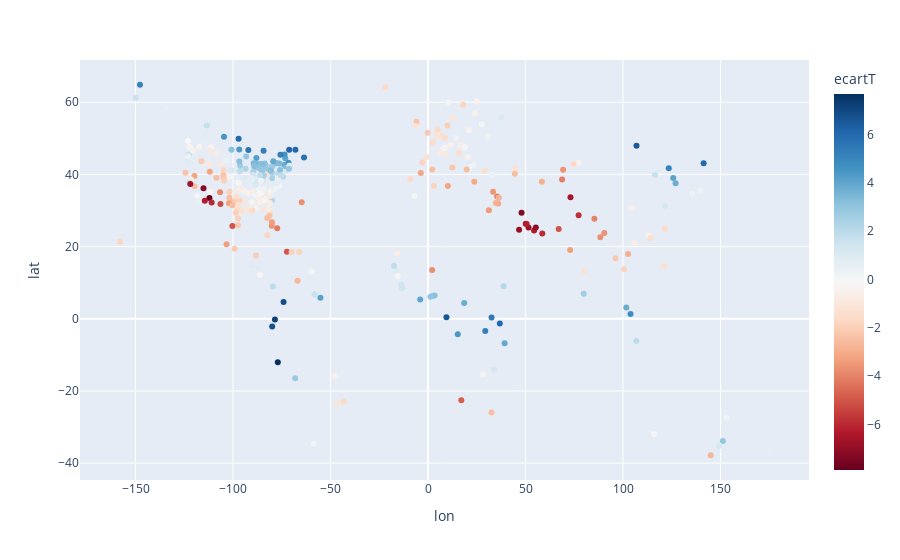

Notebook code cell kept with this figure:
### Code cell
# Plot linear regression
px.scatter(df_city, x='lon', y='lat', color='ecartT', hover_name='City', hover_data=['AvgTemperature','predT','alt'], color_continuous_scale='rdbu')

### Figure 1 — Plotly figure (JSON) as saved in the notebook; plotly's stock layout.template omitted (floating-point values rounded to 4 significant figures; data arrays with more than 128 entries replaced by an {"elided": "..."} marker saying what was removed)
{"data": [{"customdata": {"elided": "321x3 float values"}, "hovertemplate": "<b>%{hovertext}</b><br><br>lon=%{x}<br>lat=%{y}<br>AvgTemperature=%{customdata[0]}<br>predT=%{customdata[1]}<br>alt=%{customdata[2]}<br>ecartT=%{marker.color}<extra></extra>", "hovertext": {"elided": "321 str values"}, "legendgroup": "", "marker": {"color": {"elided": "321 float values"}, "coloraxis": "coloraxis", "symbol": "circle"}, "mode": "markers", "name": "", "orientation": "v", "showlegend": false, "type": "scatter", "x": {"elided": "321 float values"}, "xaxis": "x", "y": {"elided": "321 float values"}, "yaxis": "y"}], "layout": {"coloraxis": {"colorbar": {"title": {"text": "ecartT"}}, "colorscale": [[0, "rgb(103,0,31)"], [0.1, "rgb(178,24,43)"], [0.2, "rgb(214,96,77)"], [0.3, "rgb(244,165,130)"], [0.4, "rgb(253,219,199)"], [0.5, "rgb(247,247,247)"], [0.6, "rgb(209,229,240)"], [0.7, "rgb(146,197,222)"], [0.8, "rgb(67,147,195)"], [0.9, "rgb(33,102,172)"], [1, "rgb(5,48,97)"]]}, "legend": {"tracegroupgap": 0}, "margin": {"t": 60}, "xaxis": {"anchor": "y", "domain": [0, 1], "title": {"text": "lon"}}, "yaxis": {"anchor": "x", "domain": [0, 1], "title": {"text": "lat"}}}}
